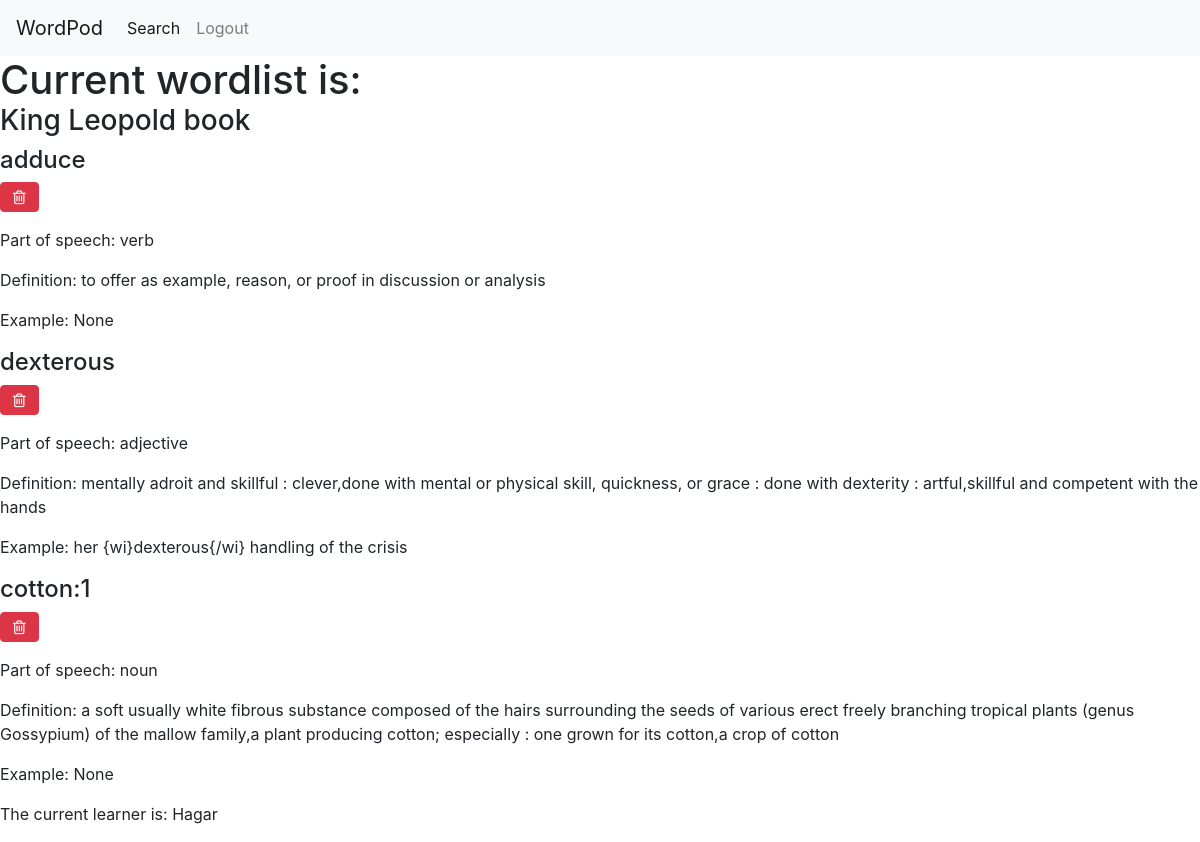
The page /index/6 (signed in) on the database its author committed.
### app/models.py (models this page shows, shortened)
class Wordlist(db.Model):
    id=db.Column(db.Integer, primary_key=True)
    title=db.Column(db.String(64), index=True, nullable=False)
    timestamp=db.Column(db.DateTime, index=True, default=datetime.utcnow)
    user_id=db.Column(db.Integer, db.ForeignKey('user.id'))

class Word(db.Model):
    id=db.Column(db.Integer, primary_key=True)
    name=db.Column(db.String(64), index=True)
    part=db.Column(db.String(64))
    definition=db.Column(db.String(128))
    example1=db.Column(db.String(128), nullable=True)
    wordlists = db.relationship('Wordlist', secondary=wordlist_word, backref='words', lazy= 'dynamic')
    def __repr__(self):
        return self.name

class User(UserMixin, db.Model):
    id=db.Column(db.Integer, primary_key=True)
    username=db.Column(db.String(64), index=True, unique=True)
    email=db.Column(db.String(120), index=True, unique=True)
    password_hash=db.Column(db.String(128))
    wordlists=db.relationship('Wordlist', backref='learner', lazy='dynamic')
    def __repr__(self):
        return self.username

### app/routes.py (the view)
@app.route('/index/<int:wordlist_id>', methods=["GET", "POST"])
@login_required
def wordlists(wordlist_id):
    wordlist = Wordlist.query.get_or_404(wordlist_id)
    wl_words = wordlist.words
    print(wl_words)
    if wordlist:
        return render_template('wordlist.html', title=wordlist.title, wordlist=wordlist, wl_words=wl_words)
    else:
        msg = 'No wordlists were found'
        return render_template('wordlist.html', msg=msg)

### app/models.py (called while the page is built)
@login.user_loader
def load_user(id):
    return User.query.get(int(id))

### app/templates/wordlist.html (shortened to what this page needs)
{% extends 'base.html' %}
{% block metacontent %}
<link rel="stylesheet" href="https://cdnjs.cloudflare.com/ajax/libs/font-awesome/4.7.0/css/font-awesome.min.css">
{% endblock %}
{% block content %}
    <h1 class="current-wordlist">Current wordlist is:</h1>
    <h3>{{ wordlist.title }}</h3>
    {% for word in wl_words %}
    <h4>{{ word }}</h4>
    <form action="{{url_for('delete_word', word_id=word.id)}}", method="POST">
        <button type="submit" class="btn btn-danger"><i class="fa fa-trash-o"></i></button>
    </form>
    <p>Part of speech: {{ word.part }}</p>
    <p>Definition: {{ word.definition }}</p>
    <p>Example: {{ word.example1 }}</p>
    {% endfor %}
    <p>The current learner is: {{ wordlist.learner }}</p>
{% endblock %}

### app/static/style.css (style rules this page uses)
.current-wordlist { display: inline; }

### rows shown on the page
Wordlist: title "King Leopold book"
Word: name "adduce", part "verb", definition "to offer as example, reason, or proof in discussion or analysis", example1 "None"
Word: name "dexterous", part "adjective", definition "mentally adroit and skillful : clever,done with mental or physical skill, quickness, or grace : done with dexterity : artful,skillful and competent with the hands", example1 "her {wi}dexterous{/wi} handling of the crisis"
Word: name "cotton:1", part "noun", definition "a soft usually white fibrous substance composed of the hairs surrounding the seeds of various erect freely branching tropical plants (genus Gossypium) of the mallow family,a plant producing cotton; especially : one grown for its cotton,a crop of cotton", example1 "None"
User: learner "Hagar"
